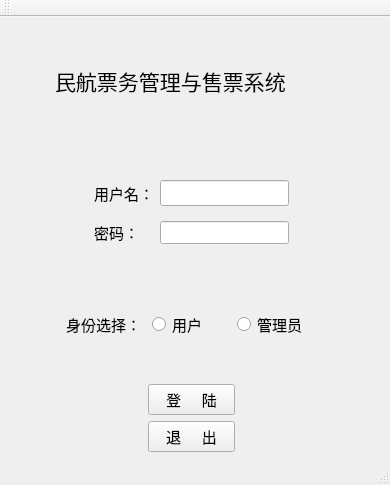
<?xml version="1.0" encoding="UTF-8"?>
<ui version="4.0">
 <class>MainWindow</class>
 <widget class="QMainWindow" name="MainWindow">
  <property name="geometry">
   <rect>
    <x>0</x>
    <y>0</y>
    <width>390</width>
    <height>485</height>
   </rect>
  </property>
  <property name="windowTitle">
   <string>MainWindow</string>
  </property>
  <widget class="QWidget" name="centralWidget">
   <layout class="QVBoxLayout" name="verticalLayout">
    <item>
     <layout class="QGridLayout" name="gridLayout_3">
      <item row="1" column="3" colspan="2">
       <spacer name="horizontalSpacer_10">
        <property name="orientation">
         <enum>Qt::Horizontal</enum>
        </property>
        <property name="sizeHint" stdset="0">
         <size>
          <width>58</width>
          <height>20</height>
         </size>
        </property>
       </spacer>
      </item>
      <item row="3" column="1" colspan="3">
       <widget class="QWidget" name="widget" native="true">
        <layout class="QGridLayout" name="gridLayout">
         <item row="1" column="3">
          <spacer name="horizontalSpacer">
           <property name="orientation">
            <enum>Qt::Horizontal</enum>
           </property>
           <property name="sizeHint" stdset="0">
            <size>
             <width>40</width>
             <height>20</height>
            </size>
           </property>
          </spacer>
         </item>
         <item row="1" column="1">
          <widget class="QLabel" name="labelpassword">
           <property name="font">
            <font>
             <pointsize>11</pointsize>
            </font>
           </property>
           <property name="text">
            <string>密码：</string>
           </property>
          </widget>
         </item>
         <item row="0" column="1">
          <widget class="QLabel" name="labelNum">
           <property name="font">
            <font>
             <pointsize>11</pointsize>
            </font>
           </property>
           <property name="text">
            <string>用户名：</string>
           </property>
          </widget>
         </item>
         <item row="1" column="2">
          <widget class="QLineEdit" name="lineEditPass">
           <property name="font">
            <font>
             <pointsize>10</pointsize>
            </font>
           </property>
          </widget>
         </item>
         <item row="0" column="2">
          <widget class="QLineEdit" name="lineEditNum">
           <property name="font">
            <font>
             <pointsize>11</pointsize>
            </font>
           </property>
          </widget>
         </item>
         <item row="1" column="0">
          <spacer name="horizontalSpacer_2">
           <property name="orientation">
            <enum>Qt::Horizontal</enum>
           </property>
           <property name="sizeType">
            <enum>QSizePolicy::Expanding</enum>
           </property>
           <property name="sizeHint" stdset="0">
            <size>
             <width>40</width>
             <height>20</height>
            </size>
           </property>
          </spacer>
         </item>
        </layout>
       </widget>
      </item>
      <item row="5" column="3" colspan="2">
       <spacer name="horizontalSpacer_4">
        <property name="orientation">
         <enum>Qt::Horizontal</enum>
        </property>
        <property name="sizeHint" stdset="0">
         <size>
          <width>83</width>
          <height>20</height>
         </size>
        </property>
       </spacer>
      </item>
      <item row="1" column="0" colspan="2">
       <spacer name="horizontalSpacer_9">
        <property name="orientation">
         <enum>Qt::Horizontal</enum>
        </property>
        <property name="sizeHint" stdset="0">
         <size>
          <width>71</width>
          <height>20</height>
         </size>
        </property>
       </spacer>
      </item>
      <item row="0" column="1" colspan="3">
       <widget class="QLabel" name="labeltitle">
        <property name="font">
         <font>
          <family>黑体</family>
          <pointsize>16</pointsize>
         </font>
        </property>
        <property name="text">
         <string>民航票务管理与售票系统</string>
        </property>
       </widget>
      </item>
      <item row="5" column="0" colspan="2">
       <spacer name="horizontalSpacer_3">
        <property name="orientation">
         <enum>Qt::Horizontal</enum>
        </property>
        <property name="sizeHint" stdset="0">
         <size>
          <width>96</width>
          <height>20</height>
         </size>
        </property>
       </spacer>
      </item>
      <item row="3" column="4">
       <spacer name="horizontalSpacer_6">
        <property name="orientation">
         <enum>Qt::Horizontal</enum>
        </property>
        <property name="sizeHint" stdset="0">
         <size>
          <width>58</width>
          <height>20</height>
         </size>
        </property>
       </spacer>
      </item>
      <item row="6" column="0" colspan="2">
       <spacer name="horizontalSpacer_11">
        <property name="orientation">
         <enum>Qt::Horizontal</enum>
        </property>
        <property name="sizeHint" stdset="0">
         <size>
          <width>96</width>
          <height>20</height>
         </size>
        </property>
       </spacer>
      </item>
      <item row="3" column="0">
       <spacer name="horizontalSpacer_5">
        <property name="orientation">
         <enum>Qt::Horizontal</enum>
        </property>
        <property name="sizeHint" stdset="0">
         <size>
          <width>51</width>
          <height>20</height>
         </size>
        </property>
       </spacer>
      </item>
      <item row="4" column="4">
       <spacer name="horizontalSpacer_8">
        <property name="orientation">
         <enum>Qt::Horizontal</enum>
        </property>
        <property name="sizeHint" stdset="0">
         <size>
          <width>58</width>
          <height>20</height>
         </size>
        </property>
       </spacer>
      </item>
      <item row="6" column="2">
       <widget class="QPushButton" name="pushButton_2">
        <property name="font">
         <font>
          <pointsize>11</pointsize>
         </font>
        </property>
        <property name="text">
         <string>退     出</string>
        </property>
       </widget>
      </item>
      <item row="4" column="0">
       <spacer name="horizontalSpacer_7">
        <property name="orientation">
         <enum>Qt::Horizontal</enum>
        </property>
        <property name="sizeHint" stdset="0">
         <size>
          <width>51</width>
          <height>20</height>
         </size>
        </property>
       </spacer>
      </item>
      <item row="5" column="2">
       <widget class="QPushButton" name="pushButton">
        <property name="font">
         <font>
          <pointsize>11</pointsize>
         </font>
        </property>
        <property name="text">
         <string>登     陆</string>
        </property>
       </widget>
      </item>
      <item row="6" column="3" colspan="2">
       <spacer name="horizontalSpacer_12">
        <property name="orientation">
         <enum>Qt::Horizontal</enum>
        </property>
        <property name="sizeHint" stdset="0">
         <size>
          <width>83</width>
          <height>20</height>
         </size>
        </property>
       </spacer>
      </item>
      <item row="4" column="1" colspan="3">
       <widget class="QWidget" name="widget_2" native="true">
        <layout class="QGridLayout" name="gridLayout_2">
         <item row="0" column="0">
          <widget class="QLabel" name="label">
           <property name="font">
            <font>
             <pointsize>11</pointsize>
            </font>
           </property>
           <property name="text">
            <string>身份选择：</string>
           </property>
          </widget>
         </item>
         <item row="0" column="2">
          <widget class="QRadioButton" name="radioButtonTea">
           <property name="font">
            <font>
             <pointsize>11</pointsize>
            </font>
           </property>
           <property name="text">
            <string>管理员</string>
           </property>
          </widget>
         </item>
         <item row="0" column="1">
          <widget class="QRadioButton" name="radioButtonstu">
           <property name="font">
            <font>
             <pointsize>11</pointsize>
            </font>
           </property>
           <property name="text">
            <string>用户</string>
           </property>
           <property name="autoRepeat">
            <bool>false</bool>
           </property>
          </widget>
         </item>
        </layout>
       </widget>
      </item>
     </layout>
    </item>
   </layout>
  </widget>
  <widget class="QMenuBar" name="menuBar">
   <property name="geometry">
    <rect>
     <x>0</x>
     <y>0</y>
     <width>390</width>
     <height>26</height>
    </rect>
   </property>
  </widget>
  <widget class="QToolBar" name="mainToolBar">
   <attribute name="toolBarArea">
    <enum>TopToolBarArea</enum>
   </attribute>
   <attribute name="toolBarBreak">
    <bool>false</bool>
   </attribute>
  </widget>
  <widget class="QStatusBar" name="statusBar"/>
 </widget>
 <layoutdefault spacing="6" margin="11"/>
 <resources/>
 <connections/>
</ui>
